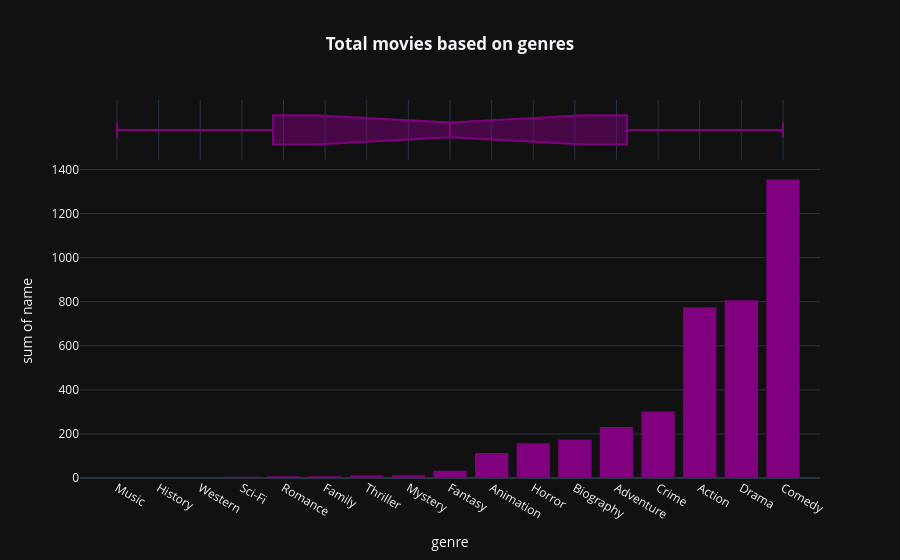

Notebook source saved alongside this figure:
### Code cell
fig=px.histogram(df.groupby('genre',as_index=False).count().sort_values(by='name',ascending=True),x='genre',y='name',color_discrete_sequence=['purple'],template='plotly_dark',marginal='box',title='<b>Total movies based on genres</b>')
fig.update_layout(title_x=0.5)

### Figure 1 — Plotly figure (JSON) as saved in the notebook; plotly's stock layout.template omitted (floating-point values rounded to 4 significant figures)
{"data": [{"alignmentgroup": "True", "bingroup": "x", "histfunc": "sum", "hovertemplate": "genre=%{x}<br>sum of name=%{y}<extra></extra>", "legendgroup": "", "marker": {"color": "purple", "pattern": {"shape": ""}}, "name": "", "offsetgroup": "", "orientation": "v", "showlegend": false, "type": "histogram", "x": ["Music", "History", "Western", "Sci-Fi", "Romance", "Family", "Thriller", "Mystery", "Fantasy", "Animation", "Horror", "Biography", "Adventure", "Crime", "Action", "Drama", "Comedy"], "xaxis": "x", "y": [1, 1, 3, 6, 8, 8, 11, 13, 33, 113, 158, 175, 231, 302, 775, 807, 1355], "yaxis": "y"}, {"alignmentgroup": "True", "hovertemplate": "genre=%{x}<extra></extra>", "legendgroup": "", "marker": {"color": "purple"}, "name": "", "notched": true, "offsetgroup": "", "showlegend": false, "type": "box", "x": ["Music", "History", "Western", "Sci-Fi", "Romance", "Family", "Thriller", "Mystery", "Fantasy", "Animation", "Horror", "Biography", "Adventure", "Crime", "Action", "Drama", "Comedy"], "xaxis": "x2", "yaxis": "y2"}], "layout": {"barmode": "relative", "legend": {"tracegroupgap": 0}, "title": {"text": "<b>Total movies based on genres</b>", "x": 0.5}, "xaxis": {"anchor": "y", "domain": [0.0, 1.0], "title": {"text": "genre"}}, "xaxis2": {"anchor": "y2", "domain": [0.0, 1.0], "matches": "x", "showgrid": true, "showticklabels": false}, "yaxis": {"anchor": "x", "domain": [0.0, 0.8316], "title": {"text": "sum of name"}}, "yaxis2": {"anchor": "x2", "domain": [0.8416, 1.0], "matches": "y2", "showgrid": false, "showline": false, "showticklabels": false, "ticks": ""}}}
